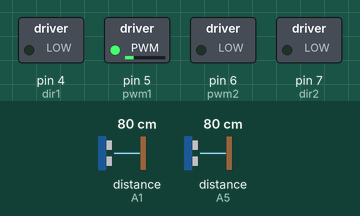
This sketch was run on a simulated Arduino Uno, built with avr-gcc and run on an emulated ATmega328P. Shown: switched loads named in the sketch (green lamp = pin HIGH). Inputs (shaded band) come from the test bench; at power-on: distance to the obstacle (sensors on A1, A5) 80 cm. The echo pulse lasts 58.3 µs per cm.

Above: at 1.2 s.
1.3 s: distance to the obstacle (sensor on A1) set to 22 cm
2.8 s: distance to the obstacle (sensor on A1) set to 19 cm
At 3.8 s:
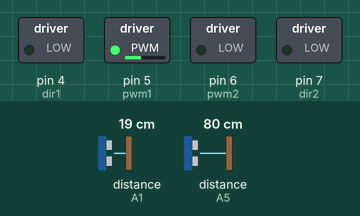
4.3 s: distance to the obstacle (sensor on A1) set to 35 cm
At 5.5 s:
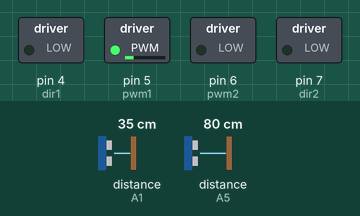
5.8 s: distance to the obstacle (sensor on A5) set to 2 cm
At 6.9 s:
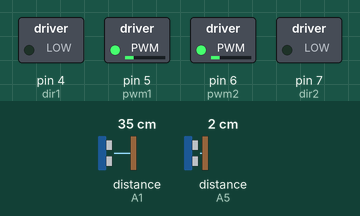
Timing chart, 0 to 8.3 s (numbered marks = the images above; inputs shaded):
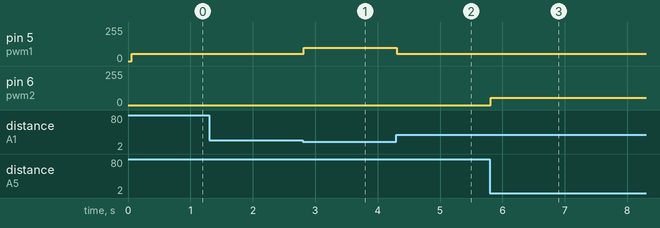

Measured:
- after the input at 1.3 s, every drawn part: stays the same
- after the input at 2.8 s, pin 5 (pwm1): 55/255 → 100/255 at once
- after the input at 4.3 s, pin 5 (pwm1): 100/255 → 55/255 at once
- after the input at 5.8 s, pin 6 (pwm2): 0/255 → 55/255 at once

The sketch:

PID_2.ino
```cpp
#include <NewPing.h>

//Scan Kanan
#define TRIGGER_PIN1    A4
#define ECHO_PIN1       A5
//Scan Depan
#define TRIGGER_PIN2    A0
#define ECHO_PIN2       A1
//Kipas
#define Fan 8

#define MAX_DISTANCE    100   // Maximum distance we want to ping for (in centimeters). Maximum sensor distance is rated at 400-500cm.
int dir1  = 4;                // inisiai pin direct (arah putaran) untuk motor kiri
int pwm1  = 5;                // inisiai pin pwm (kecepatan putar) untuk motor kiri
int pwm2  = 6;                // inisiai pin direct (arah putaran) untuk motor kanan
int dir2  = 7;                // inisiai pin pwm (kecepatan putar) untuk motor kanan

int pwm;

int Upper =100;               // Pwm maksimal yang diizinkan
int Lower =45;                // Pwm minimal yang diizinkan
int Sen_Flame = 0;


NewPing sonar1(TRIGGER_PIN1, ECHO_PIN1, MAX_DISTANCE);  // NewPing setup of pins and maximum distance.
NewPing sonar2(TRIGGER_PIN2, ECHO_PIN2, MAX_DISTANCE);  // NewPing setup of pins and maximum distance.

void setup()
{
  Serial.begin(115200);       // Open serial monitor at 115200 baud to see ping results.
  pinMode(dir1, OUTPUT);      // Set pin untuk motor sebagai OUTPUT
  pinMode(pwm1, OUTPUT);
  pinMode(dir2, OUTPUT);
  pinMode(pwm2, OUTPUT);
}

void loop()
{
  //Kodingan di bawah ini untuk mengambil nilai yang terbaca oleh sensor ultrasonic (dalam satuan CM)
  delay(50);
  unsigned int us = sonar1.ping();     // Send ping, get ping time in microseconds (uS).
  int kanan = us / US_ROUNDTRIP_CM;
  unsigned int us2 = sonar2.ping();    // Send ping, get ping time in microseconds (uS).
  int depan = us2 / US_ROUNDTRIP_CM;

  if (kanan>20) {kanan=20;}            // Pembacaan maksimal sensor kanan adalah 20, di atas 20 tetap terbaca 20.
  else {kanan=kanan;}
  //---akhir kodingan membaca nilai sensor

  // Kodingan di bawah ini adalah untuk melakukan aksi ketika kondisi Robot menabrak dinding di depan
  if (depan<=20)                        // ketika sensor depan mendeteksi dinding kurang dari 3 cm robot harus belok kiri
  {

  analogWrite(pwm1, 100);
  analogWrite(pwm2, 0);
  }
  //---akhir kodingan kondisi menabrak dinding depan


  // Kodingan di bawah ini adalah kondisi kebalikan dari kondisi di atas yaitu ketika sensor depan tidak menabrak dinding
  // Kodingan menggunakkan pendekatan metode PID (Kontrol Proporsional).
  else
  {
  int sp = 5;                          // sp = set point, posisi robot harus senantiasa di jarak 7 cm
  int error = sp - kanan;              // mendefinisikan nilai error, selisih antara setpoint dan pembacaan sensor kanan


  int pid = 5*error;                   // Pembobotan nilai PID, Angka 9 adalah konstanta proporsional (Kp)

  pwm=sp*5-pid;                       // Pembobotan OUTPUT/pwm hasil perhitungan PID, saya masih belum yakin ini sesuai dengan teori PID
  if(pwm>Upper){pwm=Upper;}            // Angka 10 adalah konstanta yang membuat pwm berada dikisaran angka ratusan/motor bisa berputar
  if(pwm<Lower){pwm=Lower;}
  int ki=pwm;

  pwm=sp*5+pid;
  if(pwm>Upper){pwm=Upper;}
  if(pwm<Lower){pwm=Lower;}
  int ka=pwm;

  analogWrite(pwm1, 100 - ka);
  analogWrite(pwm2, 100 - ki);
  }
}
/*
void Api ()
{
 if (Sen_Flame = 1){
 digitalWrite(Fan, HIGH);
  digitalWrite(pwm1, LOW);
    digitalWrite(dir1, LOW);
     digitalWrite(pwm2, LOW);
      digitalWrite(dir2, LOW);
 }
 else {
  digitalWrite(Fan, LOW);
 }
 */
```
